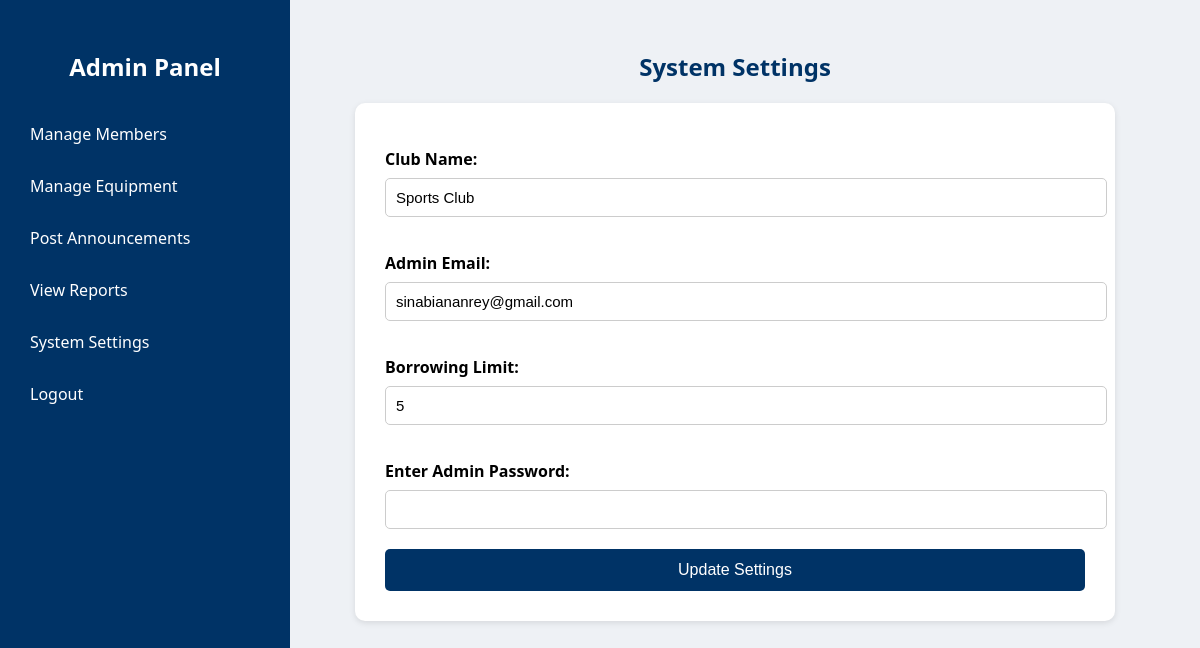
The page /settings.php (signed in) on the database its author committed.
### tables this page shows
CREATE TABLE `settings` (
  `id` int(11) NOT NULL,
  `club_name` varchar(255) NOT NULL,
  `admin_email` varchar(255) NOT NULL,
  `borrowing_limit` int(11) NOT NULL DEFAULT 5
);

### settings.php (the view, shortened to what this page needs)
<?php
include 'db_connect.php';
$settings_query = "SELECT * FROM settings LIMIT 1";
$settings_result = $conn->query($settings_query);
$settings = $settings_result->fetch_assoc();
?>
<!DOCTYPE html>
<html lang="en">
<head>
</head>
<body>
<div class="sidebar" id="sidebar">
    <h2><a href="admin_panel.php" style="color:white; text-decoration:none;">Admin Panel</a></h2>
    <a href="manage_members.php">Manage Members</a>
    <a href="manage_equipment.php">Manage Equipment</a>
    <a href="post_announcements.php">Post Announcements</a>
    <a href="view_reports.php">View Reports</a>
    <a href="settings.php">System Settings</a>
    <a href="logout.php">Logout</a>
</div>
<div class="container">
    <h2>System Settings</h2>
    <div class="form-container">
        <form method="POST">
            <label>Club Name:</label>
            <input type="text" name="club_name" value="<?php echo htmlspecialchars($settings['club_name']); ?>" required>
            <label>Admin Email:</label>
            <input type="email" name="admin_email" value="<?php echo htmlspecialchars($settings['admin_email']); ?>" required>
            <label>Borrowing Limit:</label>
            <input type="number" name="borrowing_limit" value="<?php echo htmlspecialchars($settings['borrowing_limit']); ?>" required>
            <label>Enter Admin Password:</label>
            <input type="password" name="admin_password" required>
            <button type="submit" class="submit-btn">Update Settings</button>
        </form>
    </div>
</div>
</body>
</html>

### settings.php (style rules this page uses)
body { margin: 0; font-family: 'Segoe UI', sans-serif; background: #eef1f5; display: flex; }
.sidebar { width: 250px; background: #003366; color: white; padding: 20px; height: 100vh; position: fixed; left: 0; top: 0; }
.sidebar a { display: block; color: white; text-decoration: none; padding: 10px; border-radius: 5px; margin-bottom: 10px; }
.container { margin-left: 270px; padding: 30px; width: 100%; }
h2 { text-align: center; color: #003366; margin-bottom: 20px; }
.form-container { max-width: 700px; background: white; padding: 30px; border-radius: 10px; margin: 0 auto; box-shadow: 0 2px 6px rgba(0,0,0,0.1); }
label { font-weight: bold; margin-top: 15px; display: block; }
input[type="text"], input[type="email"], input[type="number"], input[type="password"] { width: 100%; padding: 10px; margin-top: 8px; border-radius: 5px; border: 1px solid #ccc; margin-bottom: 20px; font-size: 15px; }
.submit-btn { background-color: #003366; color: white; padding: 12px; border: none; font-size: 16px; border-radius: 5px; cursor: pointer; width: 100%; }

### rows shown on the page
settings: club_name "Sports Club", admin_email "sinabiananrey@gmail.com", borrowing_limit "5"
